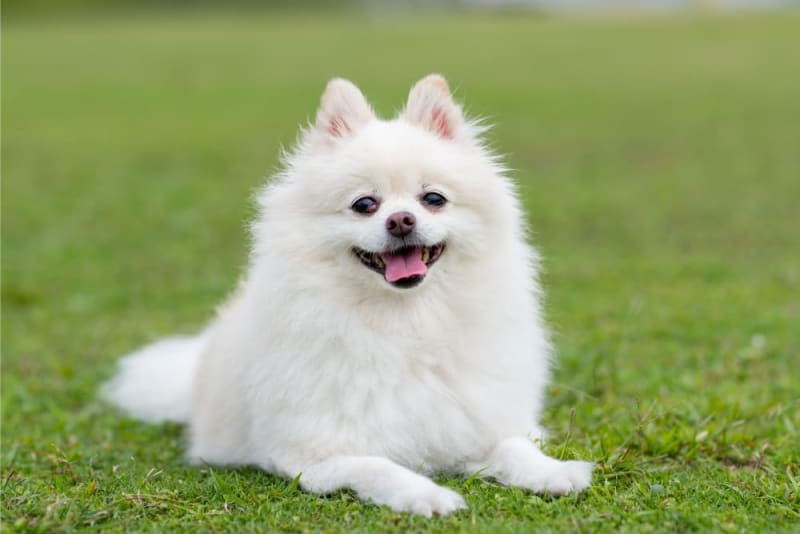
#> input picture Module_2/Week-1/sample/dog.jpeg, 800 x 534 px, found by its file name
$ jupyter execute image_processing.ipynb   (shell and % lines are left out)
#> lines starting #> are read from the running program, lines starting #| are printed output that depends on the picture
# Image Processing
Converting Image from RGB color channels into grayscale.

The method can be done by computing the RGB values to get only 1 value from
0 to 255. There are 3 ways to do it: \
- Lightness: compute the average value of max and min RGB
- Average: compute the average value of all RGB
- Luminosity: Multiply by the coefficient: 0.21 * R + 0.72 * G + 0.07 * B

[cell 1]
import cv2
import matplotlib.pyplot as plt
import numpy as np
import matplotlib.image as mpimg
import os

[cell 2]
current_dir = os.getcwd()
folder_path = os.path.join(current_dir, 'sample')
file_path = folder_path + '\dog.jpeg'

1. Lightness Method

[cell 3]
def color2grayscale(vector):
    max = np.max(vector).astype(float)
    min = np.min(vector).astype(float)
    result = (max + min) / 2
    return result

def lightness(img_path):
    """converting image from RGB color channels into grayscale by
    computing the average value of max and min RGB.
    Args:
        img_path: input image
    Returns
        gray: grayscale image
    """
#> called with img_path = 'Module_2/Week-1/sample\\dog.jpeg'
    img = mpimg.imread(img_path)
#> img is the input picture: shape (534, 800, 3); mean R, G, B 149.2, 163.3, 110.6
    gray = np.apply_along_axis(color2grayscale, 2, img)
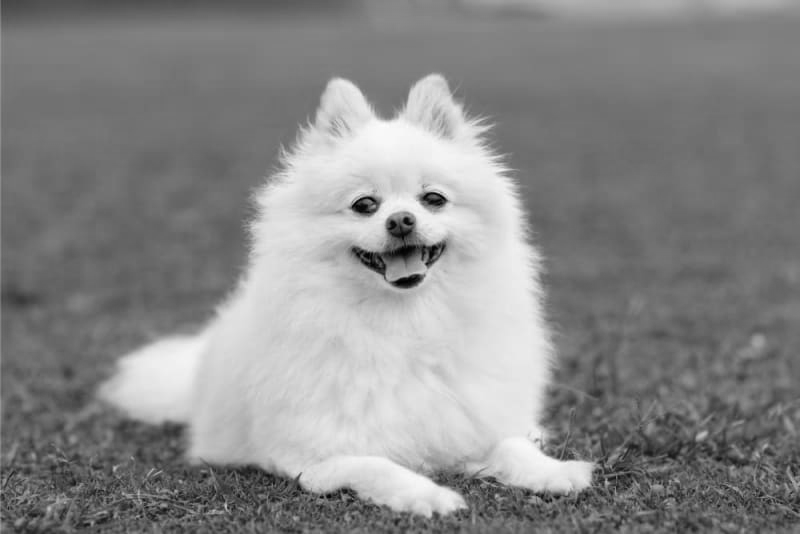
#> gray: shape (534, 800) float64; min 0, max 252.5, mean 137.1
    return gray

gray = lightness(file_path)
plt.imshow(gray.astype(np.uint8), cmap='gray')
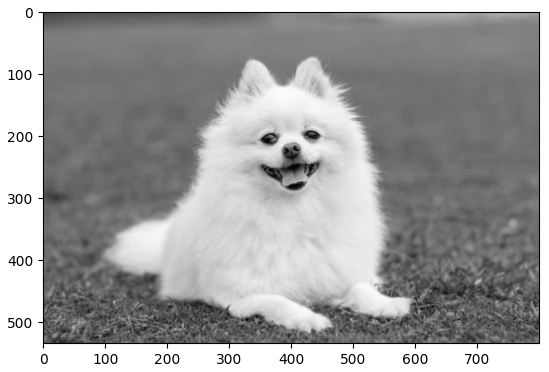
#> figure drawn by matplotlib, 1 panel

2. Average Method

[cell 4]
def color2grayscale(vector):
    result = vector.mean()
    return result

def average(img_path):
    """Converting image from RGB color channels into grayscale by
    computing the average value of all RGB.
    Args:
        img_path: input image
    Returns
        gray: grayscale image
    """
#> called with img_path = 'Module_2/Week-1/sample\\dog.jpeg'
    img = mpimg.imread(img_path, 1)
    gray = np.apply_along_axis(color2grayscale, 2, img)
    return gray

gray = average(file_path)
plt.imshow(gray.astype(np.uint8), cmap='gray')

3. Luminosity Method

[cell 5]
def luminosity(img_path):
    """Converting image from RGB color channels into grayscale by
    multiplying by the coefficient: 0.21 * R + 0.72 * G + 0.07 * B.
    Args:
        img_path: input image
    Returns
        gray: grayscale image
    """
#> called with img_path = 'Module_2/Week-1/sample\\dog.jpeg'
    img = mpimg.imread(img_path)
    R = img[:, :, 0]
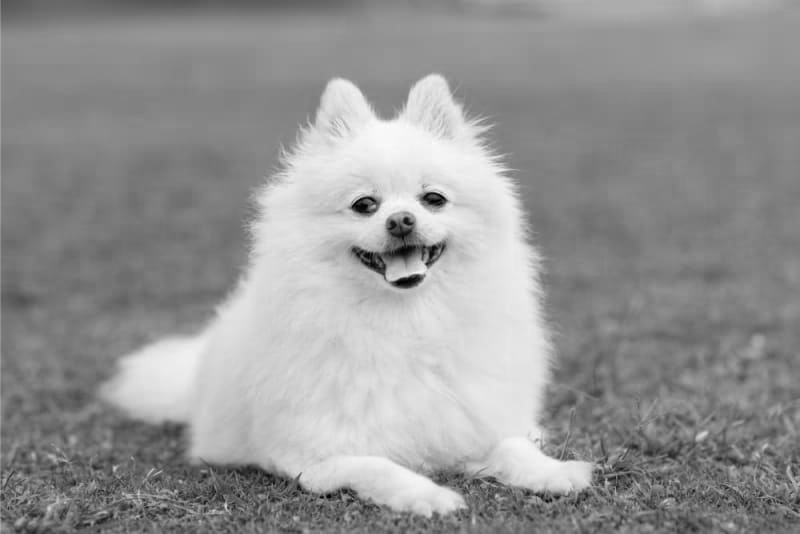
#> R: shape (534, 800); min 0, max 252, mean 149.2
    G = img[:, :, 1]
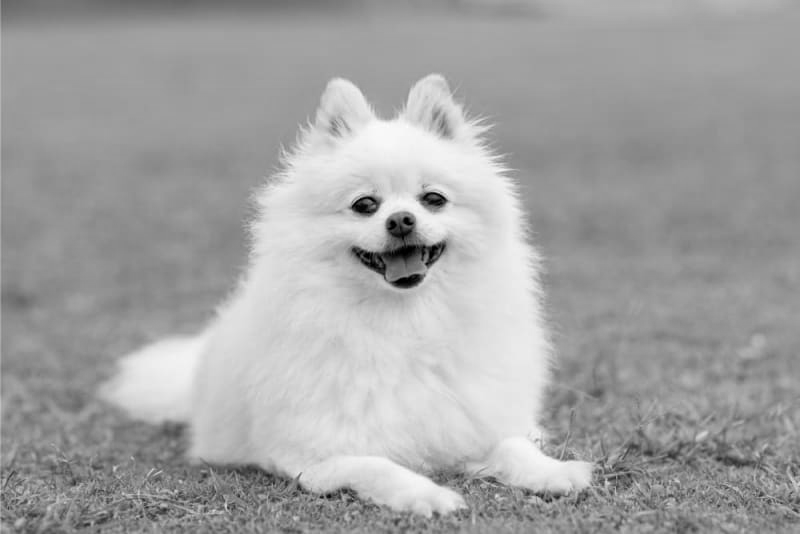
#> G: shape (534, 800); min 0, max 253, mean 163.3
    B = img[:, :, 2]
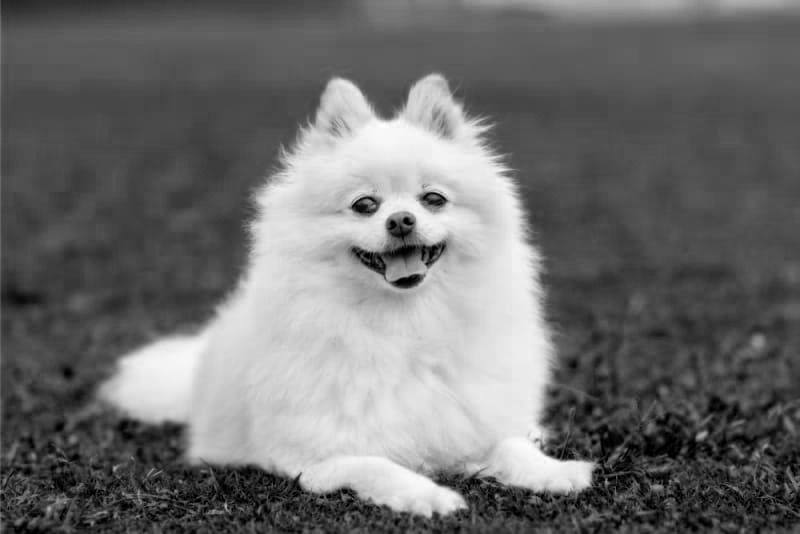
#> B: shape (534, 800); min 0, max 255, mean 110.6
    gray = 0.21 * R + 0.72 * G + 0.07 * B
    return gray

gray = luminosity(file_path)
plt.imshow(gray.astype(np.uint8), cmap='gray')
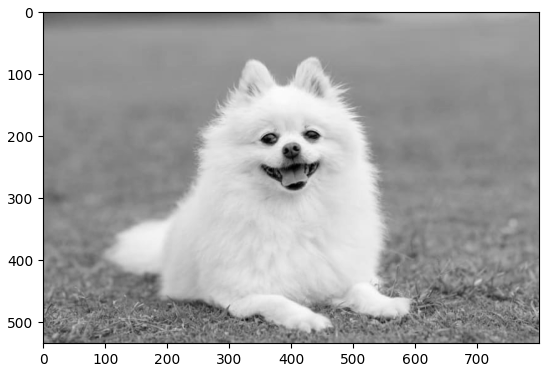
#> figure drawn by matplotlib, 1 panel
